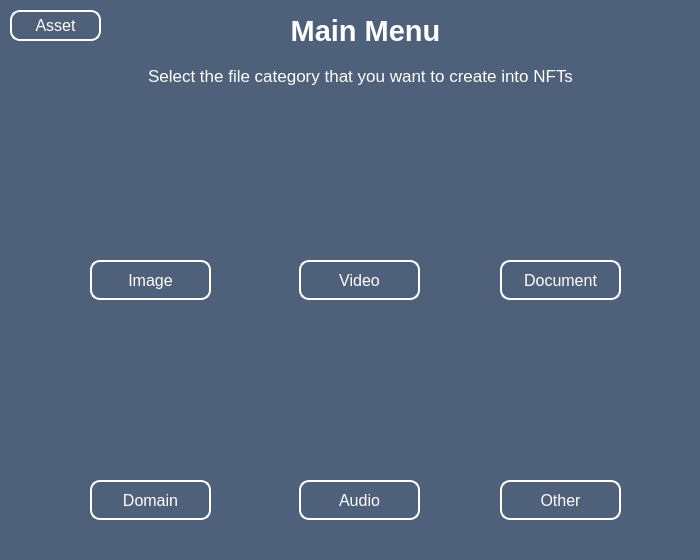
<?xml version="1.0" encoding="UTF-8"?>
<ui version="4.0">
 <class>MainWindow</class>
 <widget class="QMainWindow" name="MainWindow">
  <property name="geometry">
   <rect>
    <x>0</x>
    <y>0</y>
    <width>700</width>
    <height>560</height>
   </rect>
  </property>
  <property name="windowTitle">
   <string>MainWindow</string>
  </property>
  <property name="styleSheet">
   <string notr="true">QWidget{
        background: #4e607a;
    }
QLabel{
        color: #ffffff;
    }
QLineEdit {
        padding: 1px;
        color: #ffffff;
        border: 2px solid #ffffff;
        border-radius: 8px;
    }
QPushButton{
	color: #ffffff;
    border: 2px solid #ffffff;
    border-radius: 10px;

}</string>
  </property>
  <widget class="QWidget" name="centralwidget">
   <widget class="QPushButton" name="pushButtonImage">
    <property name="geometry">
     <rect>
      <x>90</x>
      <y>260</y>
      <width>121</width>
      <height>40</height>
     </rect>
    </property>
    <property name="font">
     <font>
      <pointsize>12</pointsize>
     </font>
    </property>
    <property name="text">
     <string>Image</string>
    </property>
   </widget>
   <widget class="QPushButton" name="pushButtonVideo">
    <property name="geometry">
     <rect>
      <x>299</x>
      <y>260</y>
      <width>121</width>
      <height>40</height>
     </rect>
    </property>
    <property name="font">
     <font>
      <pointsize>12</pointsize>
     </font>
    </property>
    <property name="text">
     <string>Video</string>
    </property>
   </widget>
   <widget class="QPushButton" name="pushButtonDocument">
    <property name="geometry">
     <rect>
      <x>500</x>
      <y>260</y>
      <width>121</width>
      <height>40</height>
     </rect>
    </property>
    <property name="font">
     <font>
      <pointsize>12</pointsize>
     </font>
    </property>
    <property name="text">
     <string>Document</string>
    </property>
   </widget>
   <widget class="QPushButton" name="pushButtonAudio">
    <property name="geometry">
     <rect>
      <x>299</x>
      <y>480</y>
      <width>121</width>
      <height>40</height>
     </rect>
    </property>
    <property name="font">
     <font>
      <pointsize>12</pointsize>
     </font>
    </property>
    <property name="text">
     <string>Audio</string>
    </property>
   </widget>
   <widget class="QPushButton" name="pushButtonOther">
    <property name="geometry">
     <rect>
      <x>500</x>
      <y>480</y>
      <width>121</width>
      <height>40</height>
     </rect>
    </property>
    <property name="font">
     <font>
      <pointsize>12</pointsize>
     </font>
    </property>
    <property name="text">
     <string>Other</string>
    </property>
   </widget>
   <widget class="QPushButton" name="pushButtonDomain">
    <property name="geometry">
     <rect>
      <x>90</x>
      <y>480</y>
      <width>121</width>
      <height>40</height>
     </rect>
    </property>
    <property name="font">
     <font>
      <pointsize>12</pointsize>
     </font>
    </property>
    <property name="text">
     <string>Domain</string>
    </property>
   </widget>
   <widget class="QLabel" name="label_icon_image">
    <property name="geometry">
     <rect>
      <x>82</x>
      <y>130</y>
      <width>131</width>
      <height>101</height>
     </rect>
    </property>
    <property name="styleSheet">
     <string notr="true">image: url(:/image/image-icon.png);</string>
    </property>
    <property name="text">
     <string/>
    </property>
   </widget>
   <widget class="QLabel" name="label_icon_video">
    <property name="geometry">
     <rect>
      <x>302</x>
      <y>130</y>
      <width>121</width>
      <height>101</height>
     </rect>
    </property>
    <property name="styleSheet">
     <string notr="true">image: url(:/image/video-icon.png);</string>
    </property>
    <property name="text">
     <string/>
    </property>
   </widget>
   <widget class="QLabel" name="label_icon_document">
    <property name="geometry">
     <rect>
      <x>505</x>
      <y>120</y>
      <width>151</width>
      <height>111</height>
     </rect>
    </property>
    <property name="styleSheet">
     <string notr="true">image: url(:/image/document-icon.png);</string>
    </property>
    <property name="text">
     <string/>
    </property>
   </widget>
   <widget class="QLabel" name="label_icon_domain">
    <property name="geometry">
     <rect>
      <x>95</x>
      <y>350</y>
      <width>141</width>
      <height>111</height>
     </rect>
    </property>
    <property name="styleSheet">
     <string notr="true">image: url(:/image/domain-icon.png);</string>
    </property>
    <property name="text">
     <string/>
    </property>
   </widget>
   <widget class="QLabel" name="label_icon_audio">
    <property name="geometry">
     <rect>
      <x>310</x>
      <y>350</y>
      <width>161</width>
      <height>101</height>
     </rect>
    </property>
    <property name="styleSheet">
     <string notr="true">image: url(:/image/audio-icon.png);</string>
    </property>
    <property name="text">
     <string/>
    </property>
   </widget>
   <widget class="QLabel" name="label_icon_other">
    <property name="geometry">
     <rect>
      <x>510</x>
      <y>350</y>
      <width>151</width>
      <height>101</height>
     </rect>
    </property>
    <property name="styleSheet">
     <string notr="true">image: url(:/image/other-icon.png);</string>
    </property>
    <property name="text">
     <string/>
    </property>
   </widget>
   <widget class="QLabel" name="label_mainmenu">
    <property name="geometry">
     <rect>
      <x>270</x>
      <y>10</y>
      <width>191</width>
      <height>41</height>
     </rect>
    </property>
    <property name="font">
     <font>
      <pointsize>22</pointsize>
      <bold>true</bold>
     </font>
    </property>
    <property name="text">
     <string>Main Menu</string>
    </property>
    <property name="alignment">
     <set>Qt::AlignCenter</set>
    </property>
   </widget>
   <widget class="QLabel" name="label_dec">
    <property name="geometry">
     <rect>
      <x>140</x>
      <y>60</y>
      <width>441</width>
      <height>31</height>
     </rect>
    </property>
    <property name="font">
     <font>
      <pointsize>13</pointsize>
     </font>
    </property>
    <property name="text">
     <string>Select the file category that you want to create into NFTs</string>
    </property>
    <property name="scaledContents">
     <bool>false</bool>
    </property>
    <property name="alignment">
     <set>Qt::AlignCenter</set>
    </property>
   </widget>
   <widget class="QPushButton" name="pushButtonAsset">
    <property name="geometry">
     <rect>
      <x>10</x>
      <y>10</y>
      <width>91</width>
      <height>31</height>
     </rect>
    </property>
    <property name="font">
     <font>
      <pointsize>12</pointsize>
     </font>
    </property>
    <property name="text">
     <string>Asset</string>
    </property>
   </widget>
  </widget>
 </widget>
 <resources>
  <include location="logo.qrc"/>
 </resources>
 <connections/>
</ui>
